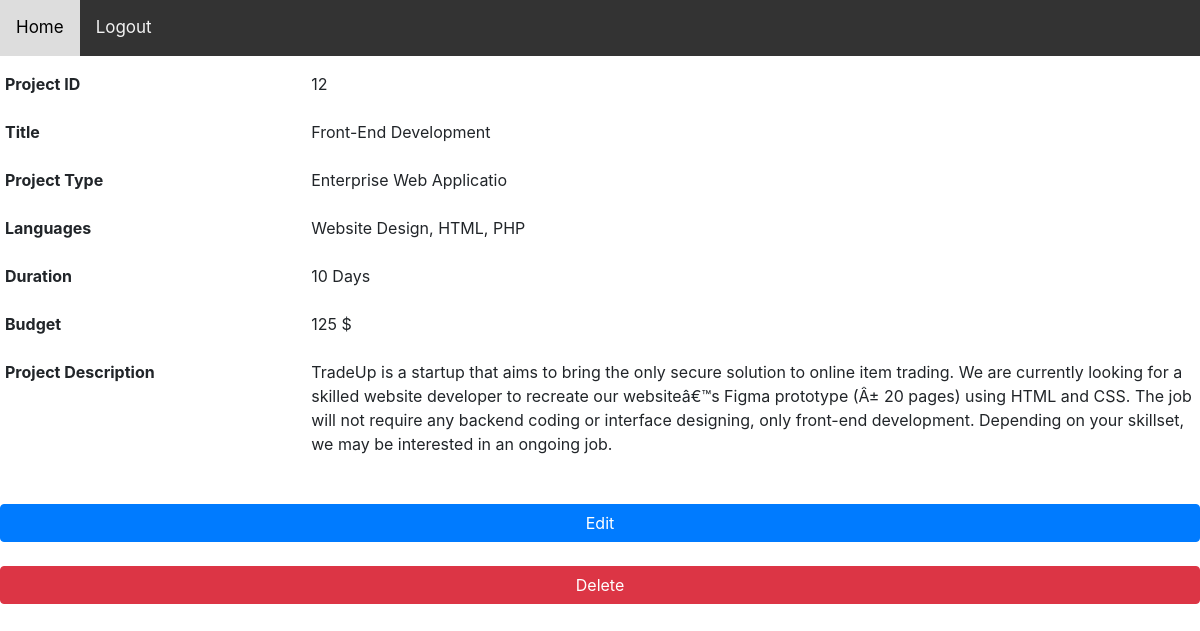
The app's page /admin/viewcompleteprojects.php?projectID=12 (signed in) with its own data.
### tables this page shows
CREATE TABLE IF NOT EXISTS `project` (
`ProjectID` int(12) NOT NULL,
  `ClientID` int(12) DEFAULT NULL,
  `Name` varchar(200) DEFAULT NULL,
  `Type` varchar(25) DEFAULT NULL,
  `Languages` varchar(250) DEFAULT NULL,
  `Duration` varchar(20) NOT NULL,
  `Budget` varchar(20) NOT NULL,
  `Description` varchar(1000) NOT NULL
);

### admin/viewcompleteprojects.php (the view, shortened to what this page needs)
<?php
require_once("adminheader.php");
require_once("../connection.php");
    $projectID = $_GET['projectID'];
    $query = " SELECT * FROM project WHERE ProjectID = $projectID";
    $result = mysqli_query($conn,$query);
?>
<!DOCTYPE html>
<html lang="en">
<head>
    <link rel="stylesheet" a href="../CSS/bootstrap.css"/>
</head>
<body>
                            <?php
                                   if (mysqli_num_rows($result) > 0) {
                                    while($row=mysqli_fetch_assoc($result))
                                    {
                                        $projectID = $row['ProjectID'];
                                        $proj_name = $row['Name'];
                                        $proj_type = $row['Type'];
                                        $proj_languages= $row['Languages'];
                                        $proj_duration = $row['Duration'];
                                        $proj_budget = $row['Budget'];
                                        $proj_description = $row['Description'];
                                    }
                                  }
                                  else{
                                    $result1='<div class="alert alert-danger">No Project Has been Added</div>';
                                    echo $result1;}
?>
<dl class="row mt-3" style = "padding-left:5px;">
  <dt class="col-sm-3">Project ID</dt>
  <dd class="col-sm-9"><p><?php echo $projectID; ?></p></dd>
  <dt class="col-sm-3">Title</dt>
  <dd class="col-sm-9"><p><?php echo $proj_name; ?></p></dd>
  <dt class="col-sm-3">Project Type</dt>
  <dd class="col-sm-9"><p><?php echo $proj_type;?><p></dd>
  <dt class="col-sm-3">Languages</dt>
  <dd class="col-sm-9"><p><?php echo $proj_languages;?><p></dd>
  <dt class="col-sm-3">Duration</dt>
  <dd class="col-sm-9"><p><?php echo $proj_duration; ?></p></dd>
  <dt class="col-sm-3">Budget</dt>
  <dd class="col-sm-9"><p><?php echo $proj_budget;?><p></dd>
  <dt class="col-sm-3">Project Description</dt>
  <dd class="col-sm-9"><?php echo $proj_description;?></dd>
</dl>
<br>
<a href="editprojects.php?projectID=<?php echo $projectID; ?>"class="btn btn-primary btn-block" role="button">Edit</a><br>
<td><a onClick="return confirm('Are you sure you want to delete?')" href='deleteprojects.php?projectID=<?php echo $projectID; ?>' type='button' class='btn btn-danger btn-block'>Delete</a></td>
</body>
</html>

### admin/adminheader.php (style rules this page uses)
body { margin: 1; font-family: Arial, Helvetica, sans-serif; }

### records on screen
project: ProjectID "12", Name "Front-End Development", Type "Enterprise Web Applicatio", Languages "Website Design, HTML, PHP", Duration "10 Days", Budget "125 $", Description "TradeUp is a startup that aims to bring the only secure solution to online item trading. We are currently looking for a skilled website developer to recreate our websiteâ€™s Figma prototype (Â± 20 pages) using HTML and CSS. The job will not require any backend coding or interface designing, only front-end development. Depending on your skillset, we may be interested in an ongoing job."
